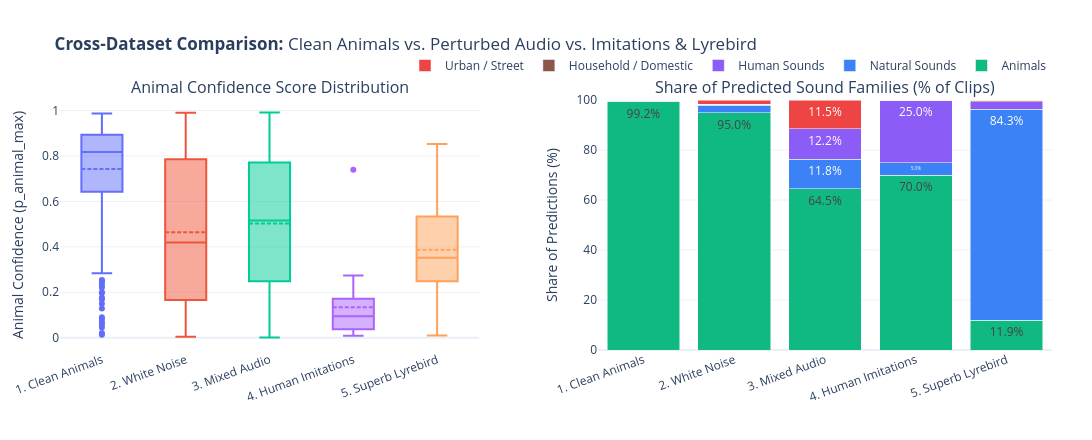

The cell this chart's notebook holds for it:
### Markdown cell above
## 2. Cross-Dataset Comparison & Complete Breakdown Table

Below is a side-by-side comparison across all five test sets (**Clean Animals**, **White Noise**, **Mixed Audio**, **Human Imitations**, and **Superb Lyrebird**), followed by a complete summary table showing accuracy and mistake types for every experimental condition and background sound.

### Code cell
comp_records = []
for label, subset in [
    ("1. Clean Animals", df_base[df_base["group"] == "animals"]),
    ("2. White Noise", df_perturb[df_perturb["experiment"] == "noise"]),
    ("3. Mixed Audio", df_perturb[df_perturb["experiment"] == "mix"]),
    ("4. Human Imitations", df_imit),
    ("5. Superb Lyrebird", df_lyre),
]:
    for _, r in subset.iterrows():
        comp_records.append({
            "Dataset": label,
            "p_animal_max": r["p_animal_max"],
            "pred_group": r["pred_group"],
        })
df_comp = pd.DataFrame(comp_records)

fig_cross_dataset_comparison = make_subplots(
    rows=1, cols=2,
    column_widths=[0.48, 0.52],
    subplot_titles=(
        "Animal Confidence Score Distribution",
        "Share of Predicted Sound Families (% of Clips)",
    ),
    horizontal_spacing=0.12,
)

for ds_label in df_comp["Dataset"].unique():
    s = df_comp[df_comp["Dataset"] == ds_label]
    fig_cross_dataset_comparison.add_trace(
        go.Box(
            y=s["p_animal_max"],
            name=ds_label,
            boxmean=True,
            boxpoints="outliers",
            showlegend=False,
        ),
        row=1, col=1,
    )

group_pct = df_comp.groupby(["Dataset", "pred_group"]).size().unstack(fill_value=0)
group_pct = group_pct.div(group_pct.sum(axis=1), axis=0) * 100.0

for grp_name, col in MACRO_COLORS.items():
    if grp_name in group_pct.columns:
        fig_cross_dataset_comparison.add_trace(
            go.Bar(
                x=group_pct.index.tolist(),
                y=group_pct[grp_name].values,
                name=GROUP_LABELS.get(grp_name, grp_name),
                marker_color=col,
                text=[f"{v:.1f}%" if v >= 5 else "" for v in group_pct[grp_name].values],
                textposition="inside",
            ),
            row=1, col=2,
        )

fig_cross_dataset_comparison.update_layout(
    barmode="stack",
    height=440,
    width=1200,
    template="plotly_white",
    title="<b>Cross-Dataset Comparison:</b> Clean Animals vs. Perturbed Audio vs. Imitations & Lyrebird",
    legend=dict(orientation="h", yanchor="bottom", y=1.08, xanchor="right", x=1.0),
    margin=dict(l=60, r=40, t=100, b=90),
)
fig_cross_dataset_comparison.update_xaxes(tickangle=-20, row=1, col=1)
fig_cross_dataset_comparison.update_yaxes(title_text="Animal Confidence (p_animal_max)", row=1, col=1)
fig_cross_dataset_comparison.update_xaxes(tickangle=-20, row=1, col=2)
fig_cross_dataset_comparison.update_yaxes(title_text="Share of Predictions (%)", range=[0, 100], row=1, col=2)

_ = render_plotly_with_png_bundle(
    fig_cross_dataset_comparison,
    "cross_dataset_comparison_confidence_and_sound_families",
    "cross_dataset_comparison_confidence_and_sound_families.png",
    display_id="comp_figure_display",
)

# Polished Summary Table by Condition & Background Sound
exp_breakdown = (
    df_perturb.assign(
        distractor=lambda d: d["distractor"].fillna("—"),
        is_error=lambda d: ~d["correct"].astype(bool),
        in_group_err=lambda d: (~d["correct"].astype(bool)) & (d["group"] == d["pred_group"]),
        cross_group_err=lambda d: (~d["correct"].astype(bool)) & (d["group"] != d["pred_group"]),
    )
    .groupby(["experiment", "distractor"], as_index=False)
    .agg(
        Clips=("filename", "count"),
        Accuracy_Pct=("correct", lambda s: round(s.mean() * 100.0, 1)),
        Total_Mistakes=("is_error", "sum"),
        Same_Group_Mistakes=("in_group_err", "sum"),
        Cross_Group_Mistakes=("cross_group_err", "sum"),
        Avg_Animal_Conf=("p_animal_max", lambda s: round(s.mean(), 3)),
        Avg_Top1_Conf=("conf", lambda s: round(s.mean(), 3)),
    )
    .rename(columns={
        "experiment": "Condition",
        "distractor": "Background Sound",
        "Accuracy_Pct": "Accuracy (%)",
        "Total_Mistakes": "Total Mistakes",
        "Same_Group_Mistakes": "Same-Group Mistakes",
        "Cross_Group_Mistakes": "Cross-Group Mistakes",
        "Avg_Animal_Conf": "Avg Animal Confidence",
        "Avg_Top1_Conf": "Avg Top-1 Confidence",
    })
)

display(HTML("<h4>Summary Table: Accuracy & Mistake Types by Condition and Background Sound</h4>"))
display(exp_breakdown.style.hide(axis="index").format({
    "Accuracy (%)": "{:.1f}%",
    "Avg Animal Confidence": "{:.3f}",
    "Avg Top-1 Confidence": "{:.3f}",
}))

### Figure 1 — Plotly figure (JSON) as saved in the notebook; plotly's stock layout.template omitted (floating-point values rounded to 4 significant figures; data arrays with more than 128 entries replaced by an {"elided": "..."} marker saying what was removed)
{"data": [{"boxmean": true, "boxpoints": "outliers", "name": "1. Clean Animals", "showlegend": false, "type": "box", "xaxis": "x", "y": {"elided": "400 float values"}, "yaxis": "y"}, {"boxmean": true, "boxpoints": "outliers", "name": "2. White Noise", "showlegend": false, "type": "box", "xaxis": "x", "y": {"elided": "240 float values"}, "yaxis": "y"}, {"boxmean": true, "boxpoints": "outliers", "name": "3. Mixed Audio", "showlegend": false, "type": "box", "xaxis": "x", "y": {"elided": "1000 float values"}, "yaxis": "y"}, {"boxmean": true, "boxpoints": "outliers", "name": "4. Human Imitations", "showlegend": false, "type": "box", "xaxis": "x", "y": [0.1954, 0.1218, 0.1548, 0.1306, 0.05501, 0.149, 0.08894, 0.01765, 0.08768, 0.09913, 0.022, 0.03429, 0.06806, 0.0401, 0.009018, 0.01058, 0.189, 0.1925, 0.2743, 0.7399], "yaxis": "y"}, {"boxmean": true, "boxpoints": "outliers", "name": "5. Superb Lyrebird", "showlegend": false, "type": "box", "xaxis": "x", "y": {"elided": "159 float values"}, "yaxis": "y"}, {"marker": {"color": "#10b981"}, "name": "Animals", "text": ["99.2%", "95.0%", "64.5%", "70.0%", "11.9%"], "textposition": "inside", "type": "bar", "x": ["1. Clean Animals", "2. White Noise", "3. Mixed Audio", "4. Human Imitations", "5. Superb Lyrebird"], "xaxis": "x2", "y": [99.25, 95.0, 64.5, 70.0, 11.95], "yaxis": "y2"}, {"marker": {"color": "#3b82f6"}, "name": "Natural Sounds", "text": ["", "", "11.8%", "5.0%", "84.3%"], "textposition": "inside", "type": "bar", "x": ["1. Clean Animals", "2. White Noise", "3. Mixed Audio", "4. Human Imitations", "5. Superb Lyrebird"], "xaxis": "x2", "y": [0.25, 2.917, 11.8, 5.0, 84.28], "yaxis": "y2"}, {"marker": {"color": "#8b5cf6"}, "name": "Human Sounds", "text": ["", "", "12.2%", "25.0%", ""], "textposition": "inside", "type": "bar", "x": ["1. Clean Animals", "2. White Noise", "3. Mixed Audio", "4. Human Imitations", "5. Superb Lyrebird"], "xaxis": "x2", "y": [0.25, 0.4167, 12.2, 25.0, 3.145], "yaxis": "y2"}, {"marker": {"color": "#8c564b"}, "name": "Household / Domestic", "text": ["", "", "", "", ""], "textposition": "inside", "type": "bar", "x": ["1. Clean Animals", "2. White Noise", "3. Mixed Audio", "4. Human Imitations", "5. Superb Lyrebird"], "xaxis": "x2", "y": [0.25, 0.0, 0.0, 0.0, 0.6289], "yaxis": "y2"}, {"marker": {"color": "#ef4444"}, "name": "Urban / Street", "text": ["", "", "11.5%", "", ""], "textposition": "inside", "type": "bar", "x": ["1. Clean Animals", "2. White Noise", "3. Mixed Audio", "4. Human Imitations", "5. Superb Lyrebird"], "xaxis": "x2", "y": [0.0, 1.667, 11.5, 0.0, 0.0], "yaxis": "y2"}], "layout": {"annotations": [{"font": {"size": 16}, "showarrow": false, "text": "Animal Confidence Score Distribution", "x": 0.2112, "xanchor": "center", "xref": "paper", "y": 1, "yanchor": "bottom", "yref": "paper"}, {"font": {"size": 16}, "showarrow": false, "text": "Share of Predicted Sound Families (% of Clips)", "x": 0.7712, "xanchor": "center", "xref": "paper", "y": 1, "yanchor": "bottom", "yref": "paper"}], "barmode": "stack", "height": 440, "legend": {"orientation": "h", "x": 1, "xanchor": "right", "y": 1.08, "yanchor": "bottom"}, "margin": {"b": 90, "l": 60, "r": 40, "t": 100}, "title": {"text": "<b>Cross-Dataset Comparison:</b> Clean Animals vs. Perturbed Audio vs. Imitations & Lyrebird"}, "width": 1200, "xaxis": {"anchor": "y", "domain": [0, 0.4224], "tickangle": -20}, "xaxis2": {"anchor": "y2", "domain": [0.5424, 1], "tickangle": -20}, "yaxis": {"anchor": "x", "domain": [0, 1], "title": {"text": "Animal Confidence (p_animal_max)"}}, "yaxis2": {"anchor": "x2", "domain": [0, 1], "range": [0, 100], "title": {"text": "Share of Predictions (%)"}}}}
